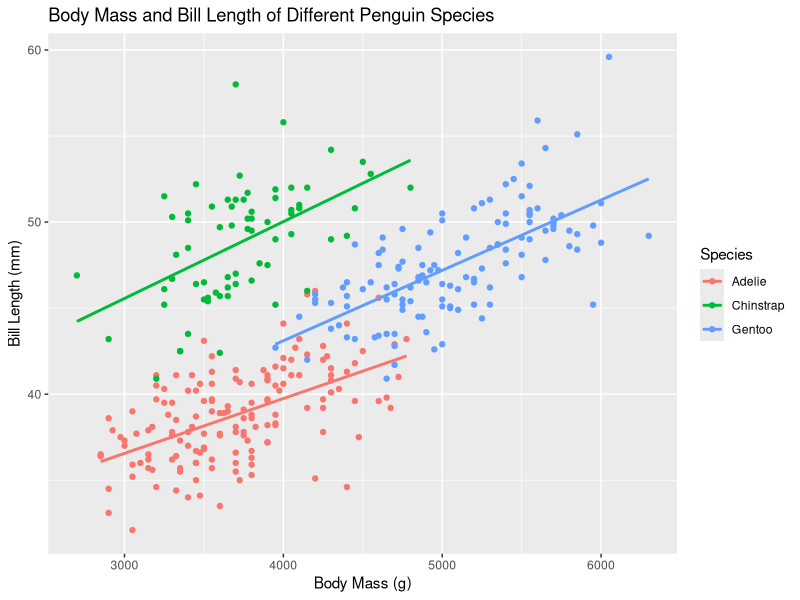
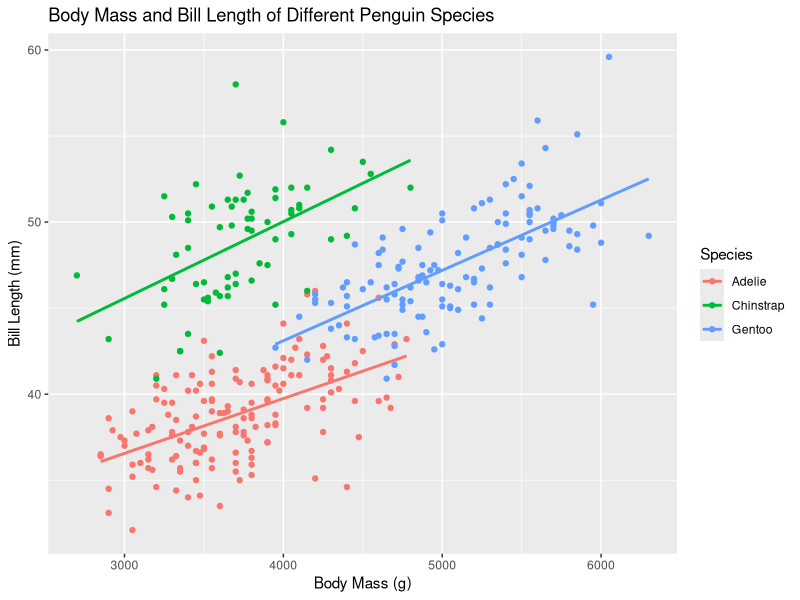
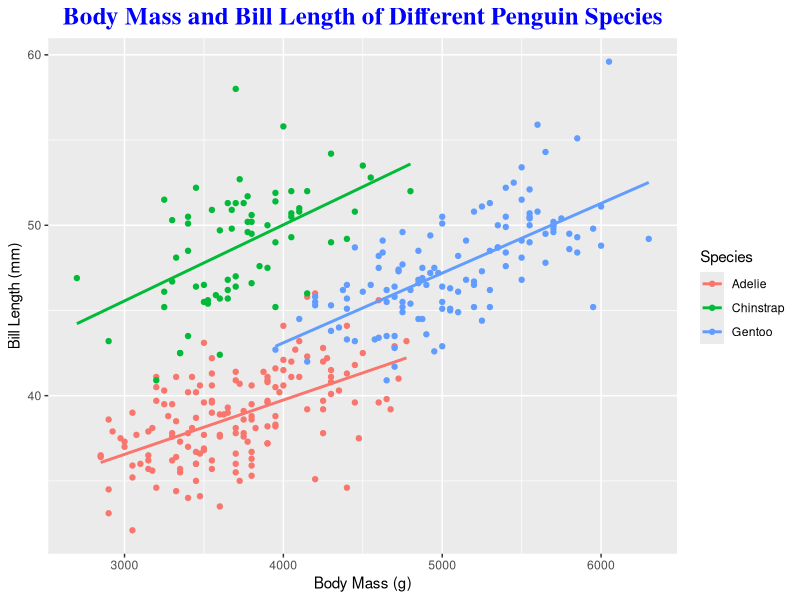

Reproduce these figures in R, in order.
## ---- chunk 1
library(ggplot2)
library(palmerpenguins)
g <- ggplot(data = penguins, 
       mapping = aes(x = body_mass_g, y = bill_length_mm, colour = species)) +
  geom_point() +
  geom_smooth(method='lm', formula= y~x, se = FALSE) +
  scale_colour_discrete(name = "Species") +
  labs(title = "Body Mass and Bill Length of Different Penguin Species",
       x = "Body Mass (g)", 
       y = "Bill Length (mm)") 
g
## ---- chunk 2
g
## ---- chunk 3
g + theme(plot.title = element_text(size = 18, 
                                    colour = "blue", 
                                    face = "bold",
                                    family = "serif",
                                    hjust = 0.5, 
                                    vjust = 1))
